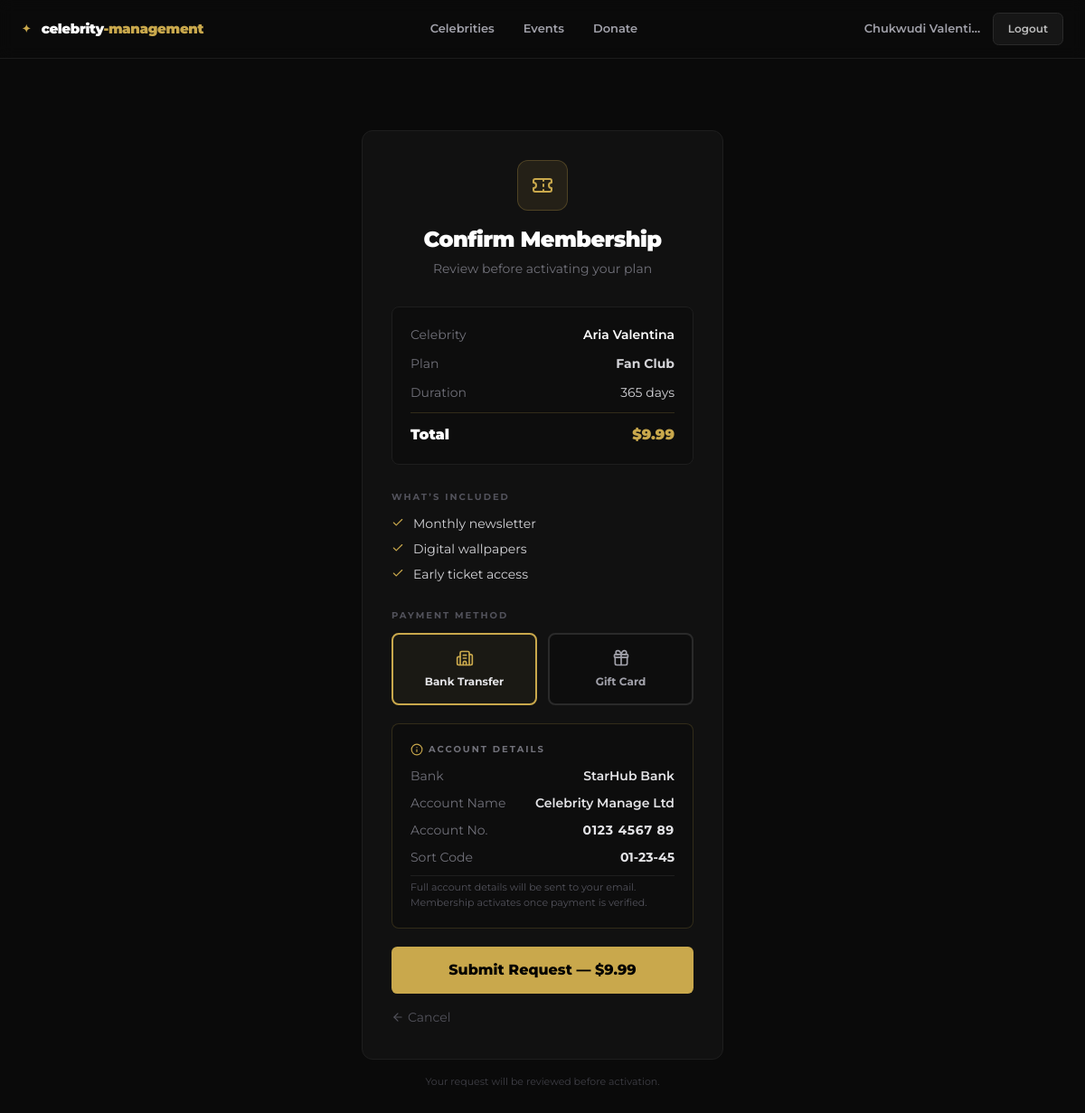
/membership/buy/1/ (signed in), run on the app's committed database.
### users/models.py (models this page shows, shortened)
class User(AbstractBaseUser, PermissionsMixin):
    email = models.EmailField(unique=True)
    name = models.CharField(max_length=150)
    country = models.CharField(max_length=100)
    avatar = models.ImageField(upload_to="avatars/", blank=True, null=True)
    is_active = models.BooleanField(default=True)
    is_staff = models.BooleanField(default=False)
    date_joined = models.DateTimeField(auto_now_add=True)
    USERNAME_FIELD = "email"
    REQUIRED_FIELDS = ["name", "country"]
    objects = UserManager()
    class Meta:
        db_table = "users"
        verbose_name = "Fan"
        verbose_name_plural = "Fans"

### memberships/models.py (models this page shows, shortened)
class MembershipTier(models.Model):
    BADGE_COLORS = [
        ("gray", "Gray - Standard"),
        ("blue", "Blue - Premium"),
        ("gold", "Gold - VIP"),
        ("platinum", "Platinum - Elite"),
    ]
    celebrity = models.ForeignKey(Celebrity, on_delete=models.CASCADE, related_name="membership_tiers")
    name = models.CharField(max_length=100)
    description = models.TextField()
    price = models.DecimalField(max_digits=10, decimal_places=2)
    duration_days = models.PositiveIntegerField(default=365, help_text="Membership duration in days")
    benefits = models.TextField(
        blank=True, help_text="One benefit per line, e.g. VIP Access\nNewsletter"
    )
    badge_color = models.CharField(max_length=20, choices=BADGE_COLORS, default="gray")
    is_active = models.BooleanField(default=True)
    created_at = models.DateTimeField(auto_now_add=True)
    class Meta:
        ordering = ["price"]
    def benefits_list(self):
        return [b.strip() for b in self.benefits.splitlines() if b.strip()]

### celebs/models.py (models this page shows, shortened)
class Celebrity(models.Model):
    CATEGORY_CHOICES = [
        ("music", "Music"),
        ("sports", "Sports"),
        ("acting", "Acting"),
        ("comedy", "Comedy"),
        ("politics", "Politics"),
        ("business", "Business"),
        ("other", "Other"),
    ]
    name = models.CharField(max_length=150)
    slug = models.SlugField(unique=True)
    tagline = models.CharField(max_length=255, blank=True)
    bio = models.TextField()
    category = models.CharField(max_length=50, choices=CATEGORY_CHOICES, default="other")
    photo = models.ImageField(upload_to="celebs/photos/", blank=True, null=True)
    cover_image = models.ImageField(upload_to="celebs/covers/", blank=True, null=True)
    nationality = models.CharField(max_length=100, blank=True)
    instagram = models.URLField(blank=True)
    twitter = models.URLField(blank=True)
    youtube = models.URLField(blank=True)
    is_featured = models.BooleanField(default=False)
    is_active = models.BooleanField(default=True)
    created_at = models.DateTimeField(auto_now_add=True)
    class Meta:
        verbose_name_plural = "Celebrities"
        ordering = ["-is_featured", "name"]

### memberships/views.py (the view, shortened to what this page needs)
# urls.py: path("buy/<int:tier_id>/", membership_purchase_view, name="membership_purchase"),
@login_required
def membership_purchase_view(request, tier_id):
    tier = get_object_or_404(MembershipTier, pk=tier_id, is_active=True)
    already = MembershipPurchase.objects.filter(
        user=request.user, tier=tier,
        payment_status__in=["pending", "approved"],
    ).exists()
    if already:
        messages.warning(request, "You already have an active or pending membership for this tier.")
        return redirect("membership_list", slug=tier.celebrity.slug)
    return render(request, "memberships/confirm.html", {"tier": tier})

### templates/memberships/confirm.html (shortened to what this page needs)
{% extends "base.html" %}
{% block content %}
<div class="max-w-md mx-auto px-6 py-20">
  <div class="card p-8">
    <div class="text-center mb-8">
      <div class="w-14 h-14 rounded-xl bg-[#C9A84C]/10 border border-[#C9A84C]/25 flex items-center justify-center mx-auto mb-4"><i data-lucide="ticket" class="w-6 h-6 text-[#C9A84C]"></i></div>
      <h1 class="text-2xl font-black tracking-tight">Confirm Membership</h1>
      <p class="text-zinc-500 text-sm mt-1.5">Review before activating your plan</p>
    </div>
    <div class="space-y-3 bg-[#0d0d0d] border border-[#1e1e1e] rounded-lg p-5 mb-7">
      <div class="flex justify-between text-sm"><span class="text-zinc-500">Celebrity</span><span class="font-semibold">{{ tier.celebrity.name }}</span></div>
      <div class="flex justify-between text-sm"><span class="text-zinc-500">Plan</span>
        <span class="font-bold
          {% if tier.badge_color == 'gold' %}text-[#C9A84C]
          {% elif tier.badge_color == 'blue' %}text-blue-300
          {% elif tier.badge_color == 'platinum' %}text-zinc-200
          {% else %}text-zinc-300{% endif %}">{{ tier.name }}</span>
      </div>
      <div class="flex justify-between text-sm"><span class="text-zinc-500">Duration</span><span class="text-zinc-300">{{ tier.duration_days }} days</span></div>
      <hr class="gold-line" />
      <div class="flex justify-between text-base font-black">
        <span>Total</span><span class="text-[#C9A84C]">${{ tier.price }}</span>
      </div>
    </div>
    {% if tier.benefits_list %}
    <div class="mb-7">
      <p class="text-[10px] font-bold uppercase tracking-[.2em] text-zinc-600 mb-3">What&rsquo;s included</p>
      <ul class="space-y-2">
        {% for b in tier.benefits_list %}
        <li class="flex gap-2.5 text-sm text-zinc-300">
          <i data-lucide="check" class="w-3.5 h-3.5 text-[#C9A84C] flex-shrink-0 mt-0.5"></i>{{ b }}
        </li>
        {% endfor %}
      </ul>
    </div>
    {% endif %}
    <p class="text-[10px] font-bold uppercase tracking-[.2em] text-zinc-600 mb-3">Payment Method</p>
    <div class="grid grid-cols-2 gap-3 mb-5">
      <button type="button" id="btn-bank" onclick="selectMethod('bank_transfer')"
        class="flex flex-col items-center gap-2 p-4 rounded-lg border-2 border-[#C9A84C] bg-[#C9A84C]/5 transition-all cursor-pointer">
        <i data-lucide="building-2" class="w-5 h-5 text-[#C9A84C]"></i>
        <span class="text-xs font-bold text-zinc-200">Bank Transfer</span>
      </button>
      <button type="button" id="btn-gift" onclick="selectMethod('gift_card')"
        class="flex flex-col items-center gap-2 p-4 rounded-lg border-2 border-[#2a2a2a] bg-[#0d0d0d] transition-all cursor-pointer hover:border-zinc-600">
        <i data-lucide="gift" class="w-5 h-5 text-zinc-400"></i>
        <span class="text-xs font-bold text-zinc-400">Gift Card</span>
      </button>
    </div>
    <div id="panel-bank" class="bg-[#0d0d0d] border border-[#C9A84C]/20 rounded-lg p-5 mb-5 space-y-2.5">
      <p class="text-[10px] font-bold uppercase tracking-[.2em] text-zinc-500 mb-3 flex items-center gap-1.5">
        <i data-lucide="info" class="w-3.5 h-3.5 text-[#C9A84C]"></i> Account Details
      </p>
      <div class="flex justify-between text-sm"><span class="text-zinc-500">Bank</span><span class="text-zinc-200 font-semibold">StarHub Bank</span></div>
      <div class="flex justify-between text-sm"><span class="text-zinc-500">Account Name</span><span class="text-zinc-200 font-semibold">Celebrity Manage Ltd</span></div>
      <div class="flex justify-between text-sm"><span class="text-zinc-500">Account No.</span><span class="text-zinc-200 font-bold tracking-wider">0123 4567 89</span></div>
      <div class="flex justify-between text-sm"><span class="text-zinc-500">Sort Code</span><span class="text-zinc-200 font-bold">01-23-45</span></div>
      <p class="text-[11px] text-zinc-600 pt-1 border-t border-[#1e1e1e]">Full account details will be sent to your email. Membership activates once payment is verified.</p>
    </div>
    <form method="post" enctype="multipart/form-data" id="pay-form">
      <button type="submit" class="w-full btn-gold py-3.5 text-base">Submit Request &mdash; ${{ tier.price }}</button>
    </form>
    <a href="{% url 'membership_list' tier.celebrity.slug %}" class="block text-center mt-4 text-sm text-zinc-600 hover:text-zinc-300 transition-colors inline-flex items-center justify-center gap-1"><i data-lucide="arrow-left" class="w-3.5 h-3.5"></i> Cancel</a>
  </div>
  <p class="text-center text-[11px] text-zinc-700 mt-4">Your request will be reviewed before activation.</p>
</div>
{% endblock %}

### templates/base.html (shortened to what this page needs)
{% load static %}
<!DOCTYPE html>
<html lang="en">
<head>
  <script src="https://cdn.tailwindcss.com"></script>
</head>
<body class="font-sans text-white min-h-screen antialiased">
  <nav class="fixed top-0 left-0 right-0 z-50 bg-black/96 backdrop-blur border-b border-[#1c1c1c]">
    <div class="max-w-7xl mx-auto px-6 h-16 flex items-center justify-between">
      <a href="{% url 'home' %}" class="flex items-center gap-2 select-none">
        <span class="text-[#C9A84C] font-black text-xs tracking-[.3em]">✦</span>
        <span class="font-black text-[15px] tracking-tight">celebrity<span class="text-[#C9A84C]">-management</span></span>
      </a>
      <div class="hidden md:flex items-center gap-8 text-[13px] font-semibold">
        <a href="{% url 'home' %}" class="text-zinc-400 hover:text-white transition-colors">Celebrities</a>
        <a href="{% url 'events_list' %}" class="text-zinc-400 hover:text-white transition-colors">Events</a>
        <a href="{% url 'foundations' %}" class="text-zinc-400 hover:text-white transition-colors">Donate</a>
      </div>
      <div class="flex items-center gap-3">
        {% if user.is_authenticated %}
          <a href="{% url 'dashboard' %}" class="hidden md:inline text-[13px] font-semibold text-zinc-400 hover:text-[#C9A84C] transition-colors truncate max-w-[130px]">{{ user.name }}</a>
          <a href="{% url 'logout' %}" class="btn-ghost text-[12px] py-2 px-4">Logout</a>
        {% else %}
          <a href="{% url 'login' %}" class="text-[13px] font-semibold text-zinc-400 hover:text-white transition-colors">Sign in</a>
          <a href="{% url 'register' %}" class="btn-gold text-[12px] py-2 px-5">Join Free</a>
        {% endif %}
      </div>
    </div>
  </nav>
  <main class="pt-16">{% block content %}{% endblock %}</main>
</body>
</html>

### data on the page
User: name "Chukwudi Valenti…"
MembershipTier: celebrity.name "Aria Valentina", name "Fan Club", duration_days "365", price "9.99"

### other printed values
{{ b }} "Monthly newsletter" "Digital wallpapers" "Early ticket access"
